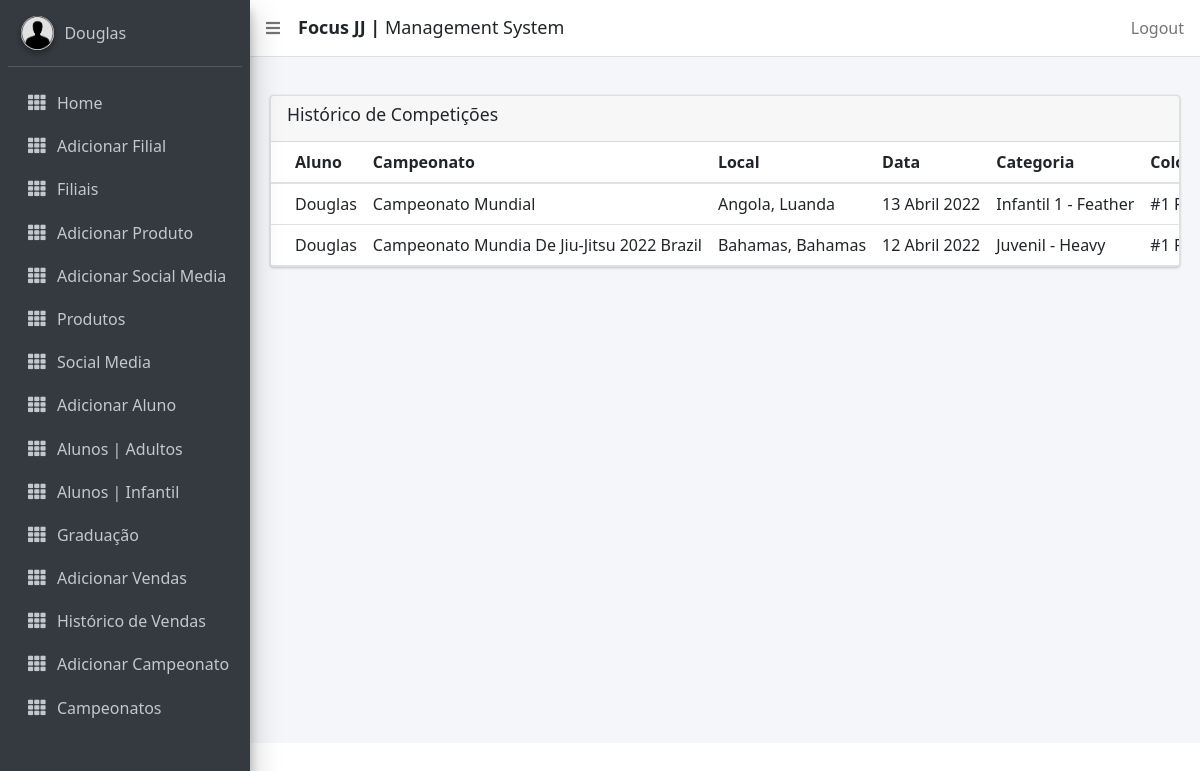
Page /championshipdetails/ (signed in) on the committed database.
### focusbjj/models.py (models this page shows, shortened)
class CustomUser(AbstractUser):
    id = ShortUUIDField(primary_key=True, editable=False, alphabet="0123456789", length=3)
    email = models.EmailField(max_length=255, unique=True)
    contact_name = models.CharField(max_length=255)
    country = CountryField()
    location = models.CharField(max_length=255)
    phone = models.CharField(max_length=15, help_text=_('Use somente números. Código do País + Telefone'))
    join_date = models.DateTimeField(default=timezone.now)
    is_active = models.BooleanField(default=True, help_text='Desmarque a caixa para desativar')
    class Meta:
        ordering = ["country", "location"]

class Championship(models.Model):
    WEIGHT = (
        ('rooster', 'Rooster'),
        ('light feather', 'Light Feather'),
        ('feather', 'Feather'),
        ('light', 'Light'),
        ('middle', 'Middle'),
        ('middle heavy', 'Middle Heavy'),
        ('heavy', 'Heavy'),
        ('super heavy', 'Super Heavy'),
        ('ultra heavy', 'Ultra Heavy'),
        ('open', 'Open'),
    )
    CATEGORY = (
        ('Pré-Mirim 1', _('Pré-Mirim 1')),
        ('Pré-Mirim 2', _('Pré-Mirim 2')),
        ('Pré-Mirim 3', _('Pré-Mirim 3')),
        ('Mirim 1', _('Mirim 1')),
        ('Mirim 2', _('Mirim 2')),
        ('Mirim 3', _('Mirim 3')),
        ('infantil 1', _('Infantil 1')),
        ('infantil 1', _('Infantil 2')),
        ('infantil 1', _('Infantil 3')),
        ('Infanto Juvenil 1', _('Infanto Juvenil 1')),
        ('Infanto Juvenil 2', _('Infanto Juvenil 2')),
        ('Infanto Juvenil 3', _('Infanto Juvenil 3')),
        ('Juvenil', _('Juvenil')),
        ('Adulto/Master', _('Adulto/Master')),
    )
    RANKING = (
        ('#1 place', _('#1 Lugar')),
        ('#2 place', _('#2 Lugar')),
        ('#3 place', _('#3 Lugar')),
    )
    objects = None
    athlete = models.ForeignKey(Aluno, related_name='campeonato', on_delete=models.CASCADE)
    championship = models.CharField(max_length=50)
    date = models.DateField(null=True)
    country = CountryField()
    city = models.CharField(max_length=30)
    category = models.CharField(max_length=20, choices=CATEGORY)
    weight = models.CharField(max_length=20, choices=WEIGHT)
    ranking = models.CharField(max_length=20, choices=RANKING)

class Aluno(models.Model):
    DoesNotExist = None
    objects = None
    id = ShortUUIDField(primary_key=True, editable=False, alphabet="0123456789", length=4)
    photo = models.ImageField(upload_to='photos/', null=True, blank=True)
    nome = models.CharField(max_length=15, verbose_name='Name')
    middle_name = models.CharField(max_length=20, verbose_name='Middle Name', blank=True, null=True)
    surname = models.CharField(max_length=15, verbose_name='Last Name', null=True)
    phone = models.CharField(max_length=15, help_text='Use only numbers')
    email = models.EmailField(max_length=128)
    location = models.ForeignKey(CustomUser, related_name="alunos", on_delete=models.CASCADE)
    address = models.CharField(max_length=255, blank=True, null=True)
    belt = models.CharField(max_length=255, choices=BELT)
    stripe = models.CharField(max_length=255, choices=GRAU)
    join_date = models.DateTimeField()
    time_stamp = models.DateTimeField(auto_now=True, null=True)
    gender = models.CharField(max_length=255, choices=GENDER)
    dob = models.DateField(verbose_name='Date of Birth',)
    is_blocked = models.BooleanField(default=False)
    agreement = models.BooleanField(default=False)
    USERNAME_FIELD = 'id'
    class Meta:
        ordering = ["nome"]

### focusbjj/views.py (the view)
# urls.py: path('championshipdetails/', views.ChampionshipDetail.as_view(), name='championshipdetails'),
class ChampionshipDetail(LoginRequiredMixin, ListView):
    template_name = 'championship_history.html'
    model = Championship
    def get_context_data(self, **kwargs):
        context = super(ChampionshipDetail, self).get_context_data(**kwargs)
        context['championships'] = Championship.objects.all()
        return context

### focusbjj/templates/championship_history.html (shortened to what this page needs)
{% extends 'base_template.html' %}
{% load static %}
{% load i18n %}
{% load attendance_tags %}
{% block content %}
<section class="content">
        <div class="container-fluid">
            <div class="row">
                <div class="col-md-12">
                    <div class="card">
                        <div class="card-header">
                          <h3 class="card-title">{% trans "Histórico de Competições" %}</h3>
                        </div>
                        <div class="card-body table-responsive p-0">
                            <table class="table table-hover text-nowrap">
                            <thead>
                              <tr>
                                <th>{% trans "Aluno" %}</th>
                                <th>{% trans "Campeonato" %}</th>
                                <th>{% trans "Local" %}</th>
                                <th>{% trans "Data" %}</th>
                                <th>{% trans "Categoria" %}</th>
                                <th>{% trans "Colocação" %}</th>
                              </tr>
                              </thead>
                              <tbody>
                              {% for campeonato in championships %}
                                {% if campeonato.athlete.location.id == user.id %}
                                  <tr>
                                    <td>{{ campeonato.athlete.nome|title }}</td>
                                    <td>{{ campeonato.championship|title }}</td>
                                    <td>{{ campeonato.country.name }}, {{ campeonato.city|title }}</td>
                                    <td>{{ campeonato.date|date:"d F Y" }}</td>
                                    <td>{{ campeonato.category|title }} - {{ campeonato.weight|title}}</td>
                                    <td>{{ campeonato.ranking|title }}</td>
                                  </tr>
                                {% endif %}
                              {% endfor %}
                              </tbody>
                            </table>
                        </div>
                        </div>
                </div>
            </div>
        </div>
      </section>
{% endblock %}

### templates/sidebar_template.html (shortened to what this page needs)
{% load static %}
{% load i18n %}
<aside class="main-sidebar navbar-gray-dark sidebar-dark-primary elevation-4">
    <div class="sidebar">
      <div class="user-panel mt-3 pb-3 mb-3 d-flex">
        <div class="image">
          <img src="{% static 'images/defaultuser.jpeg' %}" class="img-circle elevation-2" alt="User Image">
        </div>
        <div class="info">
          <a href="#" class="d-block">{{ user.contact_name }}</a>
        </div>
      </div>
      <nav class="mt-2">
        <ul class="nav nav-pills nav-sidebar flex-column" data-widget="treeview" role="menu" data-accordion="false">
          <li class="nav-item">
            {% url 'admin_home' as admin_home %}
            <a href="{% url 'focusbjj:filiais' %}" class="nav-link {% if request.path == admin_home %} active {% endif %}">
              <i class="nav-icon fas fa-th"></i>
              <p>
                Home
              </p>
            </a>
          </li>
          {% if user.is_superuser %}
          <li class="nav-item">
            {% url 'add_staff' as add_staff %}
            <a href="{% url 'focusbjj:add_staff' %}" class="nav-link {% if request.path == add_staff %} active {% endif %}">
              <i class="nav-icon fas fa-th"></i>
              <p>
               Adicionar Filial
              </p>
            </a>
          </li>
           <li class="nav-item">
              {% url 'manage_staff' as manage_staff %}
            {% url 'edit_staff' staff_id=id as edit_staff %}
            <a href="{% url 'focusbjj:managestaff' %}" class="nav-link {% if request.path == manage_staff %} active {% endif %} {% if request.path == edit_staff %} active {% endif %}">
              <i class="nav-icon fas fa-th"></i>
              <p>
                Filiais
              </p>
            </a>
          </li>
          <li class="nav-item">
            <a href="{% url 'focusbjj:addproduct' %}" class="nav-link ">
              <i class="nav-icon fas fa-th"></i>
              <p>
                Adicionar Produto
              </p>
            </a>
          </li>
          <li class="nav-item">
            <a href="{% url 'focusbjj:addsocialmedia' %}" class="nav-link ">
              <i class="nav-icon fas fa-th"></i>
              <p>
                {% trans "Adicionar Social Media" %}
              </p>
            </a>
          </li>
          {% endif%}
          <li class="nav-item">
            <a href="{% url 'focusbjj:products' %}" class="nav-link ">
              <i class="nav-icon fas fa-th"></i>
              <p>
                {% trans "Produtos" %}
              </p>
            </a>
          </li>
          <li class="nav-item">
            <a href="{% url 'focusbjj:socialmedia' %}" class="nav-link">
              <i class="nav-icon fas fa-th"></i>
              <p>
                {% trans "Social Media" %}
              </p>
            </a>
          </li>
           <li class="nav-item">
            <a href="{% url 'focusbjj:add_aluno' %}" class="nav-link {% if request.path == add_student %} active {% endif %}">
              <i class="nav-icon fas fa-th"></i>
              <p>
                {% trans "Adicionar Aluno" %}
              </p>
            </a>
          </li>
          <li class="nav-item">
            <a href="{% url 'focusbjj:managealunos' %}" class="nav-link {% if request.path == manage_student %} active {% endif %} {% if request.path == edit_student %} active {% endif %}">
              <i class="nav-icon fas fa-th"></i>
              <p>
                {% trans "Alunos | Adultos" %}
              </p>
            </a>
          </li>
          <li class="nav-item">
            <a href="{% url 'focusbjj:managealunoskids' %}" class="nav-link {% if request.path == manage_student %} active {% endif %} {% if request.path == edit_student %} active {% endif %}">
              <i class="nav-icon fas fa-th"></i>
              <p>
                {% trans "Alunos | Infantil" %}
              </p>
            </a>
          </li>
          <li class="nav-item">
            <a href="{% url 'focusbjj:managegraduation' %}" class="nav-link {% if request.path == manage_student %} active {% endif %} {% if request.path == edit_student %} active {% endif %}">
              <i class="nav-icon fas fa-th"></i>
              <p>
                {% trans "Graduação" %}
              </p>
            </a>
          </li>
           <li class="nav-item">
            <a href="{% url 'focusbjj:addvenda' %}" class="nav-link ">
              <i class="nav-icon fas fa-th"></i>
              <p>
                {% trans "Adicionar Vendas" %}
              </p>
            </a>
          </li>
           <li class="nav-item">
            <a href="{% url 'focusbjj:vendas' user.pk %}" class="nav-link ">
              <i class="nav-icon fas fa-th"></i>
              <p>
                {% trans "Histórico de Vendas" %}
              </p>
            </a>
          </li>
          <li class="nav-item">
            <a href="{% url 'focusbjj:championship' %}" class="nav-link {% if request.path == manage_student %} active {% endif %} {% if request.path == edit_student %} active {% endif %}">
              <i class="nav-icon fas fa-th"></i>
              <p>
                {% trans "Adicionar Campeonato" %}
              </p>
            </a>
          </li>
          <li class="nav-item">
            <a href="{% url 'focusbjj:championshipdetails' %}" class="nav-link {% if request.path == manage_student %} active {% endif %} {% if request.path == edit_student %} active {% endif %}">
              <i class="nav-icon fas fa-th"></i>
              <p>
                {% trans "Campeonatos" %}
              </p>
            </a>
          </li>
           <li class="nav-item">
            <a href="{% url 'focusbjj:editarstaff' request.user.pk %}" class="nav-link ">
            </a>
          </li>
        </ul>
      </nav>
    </div>
  </aside>

### rows in the picture
CustomUser: contact_name "Douglas"
Championship: athlete.nome "Douglas", championship "Campeonato Mundial", country.name "Angola", city "Luanda", date "13 Abril 2022", category "Infantil 1", weight "Feather", ranking "#1…"
Championship: athlete.nome "Douglas", championship "Campeonato Mundia De Jiu-Jitsu 2022 Brazil", country.name "Bahamas", city "Bahamas", date "12 Abril 2022", category "Juvenil", weight "Heavy", ranking "#1…"
